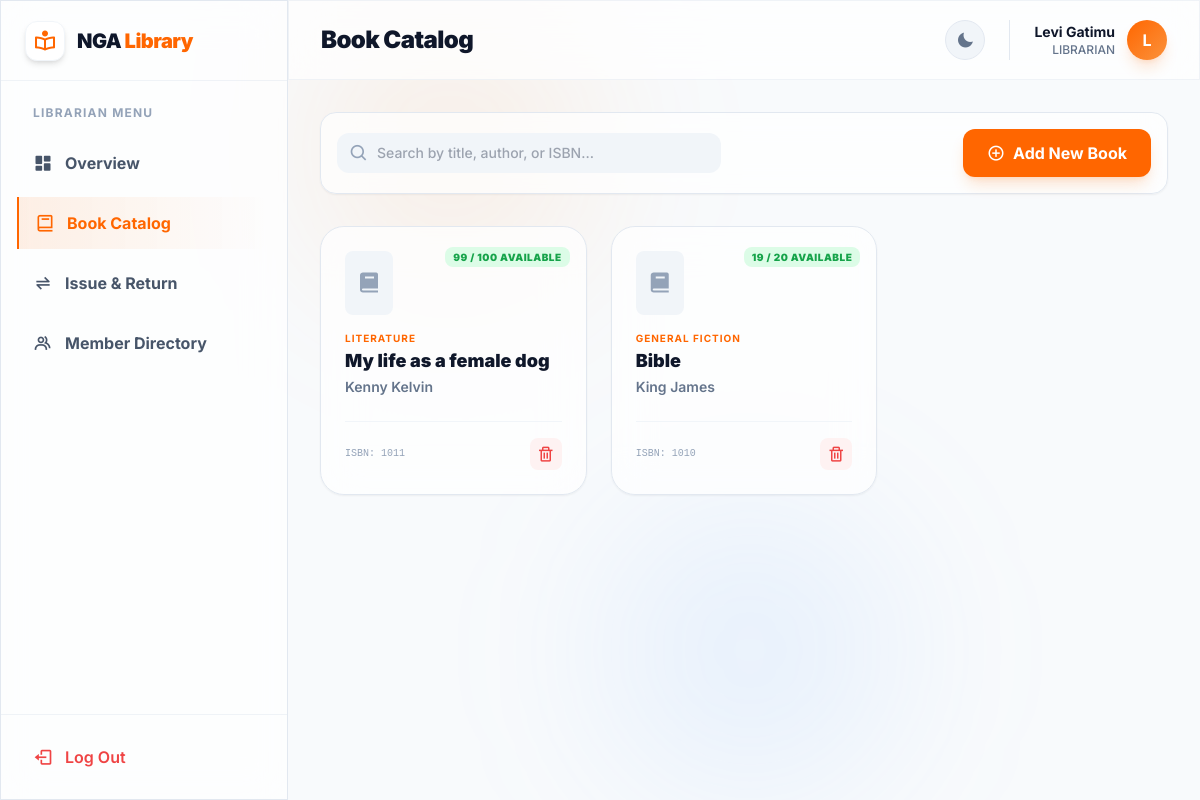
The page /librarian/books.php (signed in) on the database its author committed.
### tables this page shows
CREATE TABLE `books` (
  `id` int(11) NOT NULL,
  `title` varchar(255) NOT NULL,
  `author` varchar(255) NOT NULL,
  `isbn` varchar(50) DEFAULT NULL,
  `category` varchar(100) DEFAULT NULL,
  `total_copies` int(11) NOT NULL DEFAULT 1,
  `available_copies` int(11) NOT NULL DEFAULT 1,
  `date_added` timestamp NOT NULL DEFAULT current_timestamp()
);

### librarian/books.php (the view, shortened to what this page needs)
<?php
require '../config/db.php';
$books = $pdo->query("SELECT * FROM books ORDER BY id DESC")->fetchAll();
require '../components/header.php';
?>
<div class="flex flex-col sm:flex-row justify-between items-center gap-4 glass p-4 rounded-2xl border border-slate-200 dark:border-slate-800 mb-8 shadow-sm">
    <div class="relative w-full sm:w-96">
        <i class='bx bx-search absolute left-3 top-1/2 -translate-y-1/2 text-slate-400 text-xl'></i>
        <input type="text" id="bookSearch" onkeyup="searchBooks()" placeholder="Search by title, author, or ISBN..." class="w-full bg-slate-100 dark:bg-slate-800/50 border-none rounded-xl py-2.5 pl-10 pr-4 text-sm font-medium focus:ring-2 focus:ring-[#FF6600] text-slate-900 dark:text-white transition-all">
    </div>
    <button onclick="toggleModal('addBookModal')" class="w-full sm:w-auto px-6 py-2.5 bg-[#FF6600] text-white font-bold rounded-xl shadow-lg shadow-orange-500/20 hover:-translate-y-0.5 transition-all flex items-center justify-center gap-2">
        <i class='bx bx-plus-circle text-lg'></i> Add New Book
    </button>
</div>
<div class="grid grid-cols-1 md:grid-cols-2 lg:grid-cols-3 xl:grid-cols-4 gap-6" id="bookContainer">
    <?php if($books): foreach($books as $book): ?>
        <div class="book-card card-hover relative glass p-6 rounded-[24px] border border-slate-200 dark:border-slate-800 flex flex-col h-full shadow-sm">
            <div class="absolute top-4 right-4">
                <span class="px-2 py-1 rounded-lg text-[10px] font-black uppercase tracking-wider <?php echo ($book['available_copies'] > 0) ? 'bg-green-100 text-green-600' : 'bg-red-100 text-red-600'; ?>">
                    <?php echo $book['available_copies']; ?> / <?php echo $book['total_copies']; ?> Available
                </span>
            </div>
            <div class="w-12 h-16 bg-slate-100 dark:bg-slate-800 rounded-lg flex items-center justify-center mb-4">
                <i class='bx bxs-book text-slate-400 text-2xl'></i>
            </div>
            <div class="flex-1">
                <p class="text-[10px] font-bold text-[#FF6600] uppercase tracking-widest mb-1"><?php echo htmlspecialchars($book['category']); ?></p>
                <h3 class="text-lg font-black text-slate-900 dark:text-white leading-tight mb-1 book-title"><?php echo htmlspecialchars($book['title']); ?></h3>
                <p class="text-sm font-semibold text-slate-500 dark:text-slate-400"><?php echo htmlspecialchars($book['author']); ?></p>
            </div>
            <div class="mt-6 pt-4 border-t border-slate-100 dark:border-slate-800 flex justify-between items-center">
                <span class="text-[10px] font-mono text-slate-400">ISBN: <?php echo htmlspecialchars($book['isbn']); ?></span>
                <div class="flex gap-2">
                    <a href="?delete=<?php echo $book['id']; ?>" onclick="return confirm('Are you sure?')" class="w-8 h-8 flex items-center justify-center rounded-lg bg-red-50 text-red-500 hover:bg-red-500 hover:text-white transition-all">
                        <i class='bx bx-trash text-lg'></i>
                    </a>
                </div>
            </div>
        </div>
    <?php endforeach; endif; ?>
</div>
<?php require '../components/footer.php'; ?>

### components/header.php (style rules this page uses)
body { transition: background-color 0.4s ease, color 0.4s ease; }
.glass { background: rgba(255, 255, 255, 0.7); backdrop-filter: blur(20px); -webkit-backdrop-filter: blur(20px); border: 1px solid rgba(255, 255, 255, 0.2); }
.card-hover { transition: all 0.4s cubic-bezier(0.4, 0, 0.2, 1); }

### rows shown on the page
books: available_copies "99", total_copies "100", category "LITERATURE", title "My life as a female dog", author "Kenny Kelvin", isbn "1011"
books: available_copies "19", total_copies "20", category "GENERAL FICTION", title "Bible", author "King James", isbn "1010"

### other values the page prints
$header_title "Book Catalog"
$_SESSION['name'] "Levi Gatimu"
$_SESSION['role'] "LIBRARIAN"
substr($_SESSION['name'], 0, 1) "L"
